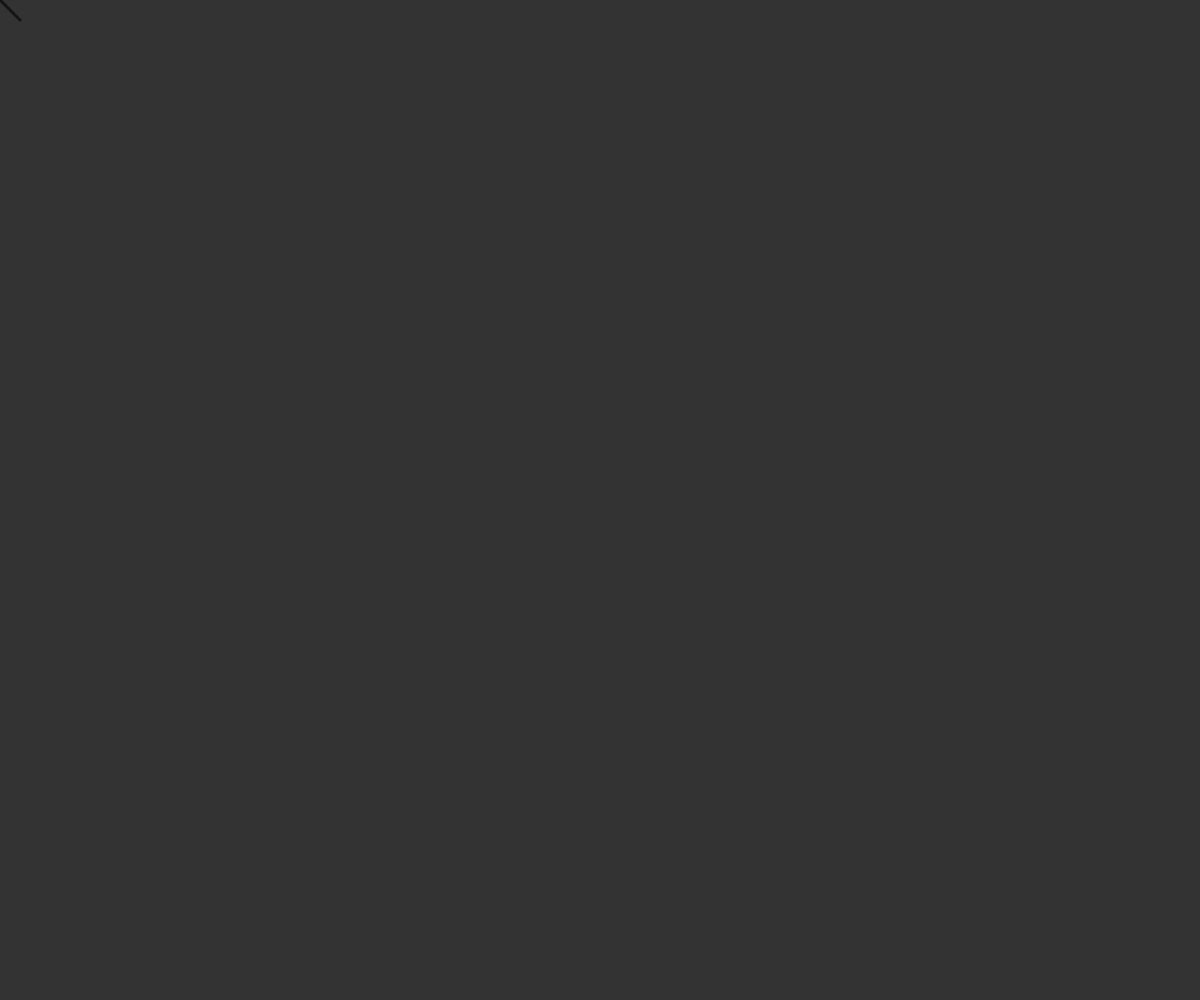
Frame 1 (no input)
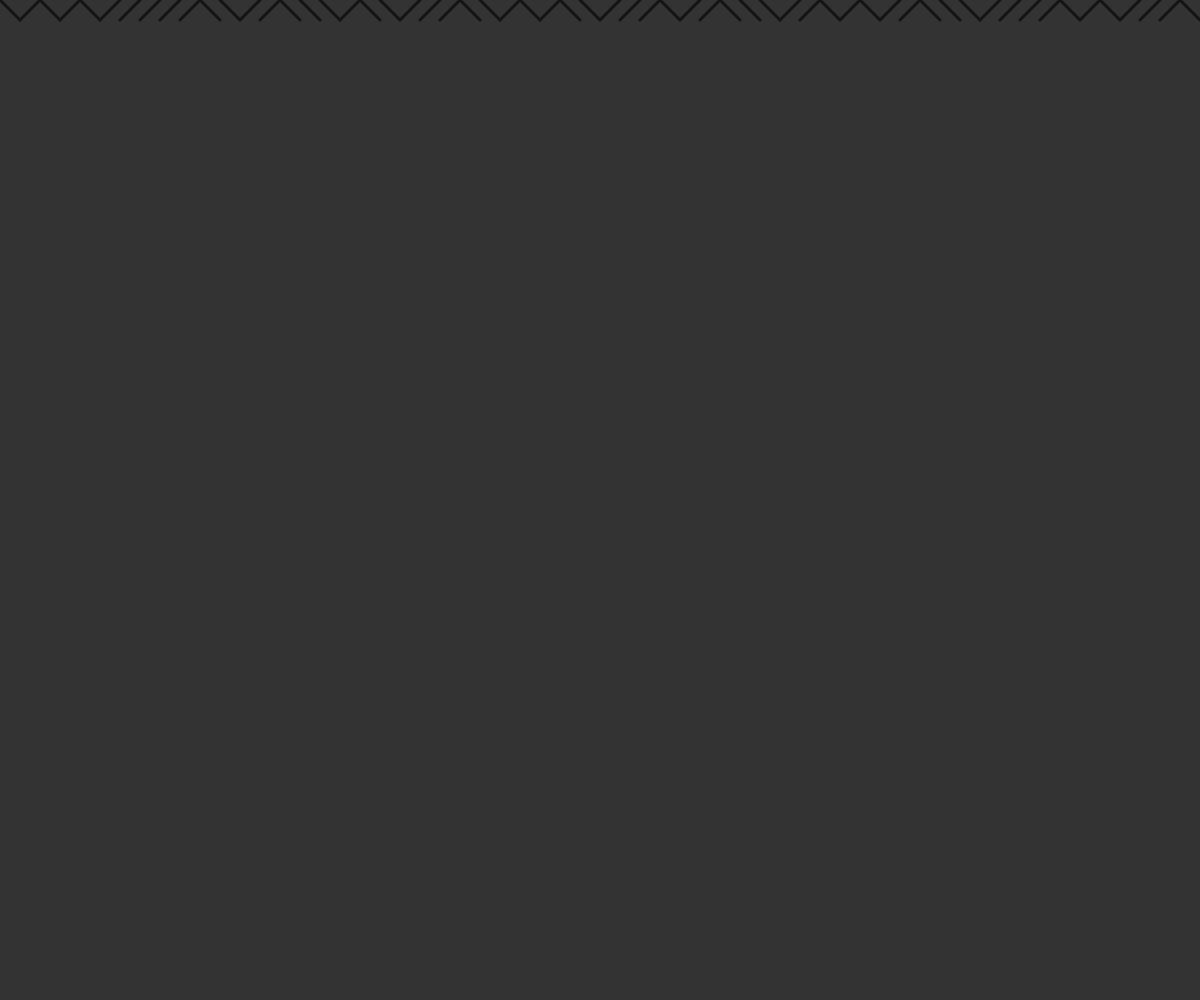
Frame 60 (no input)
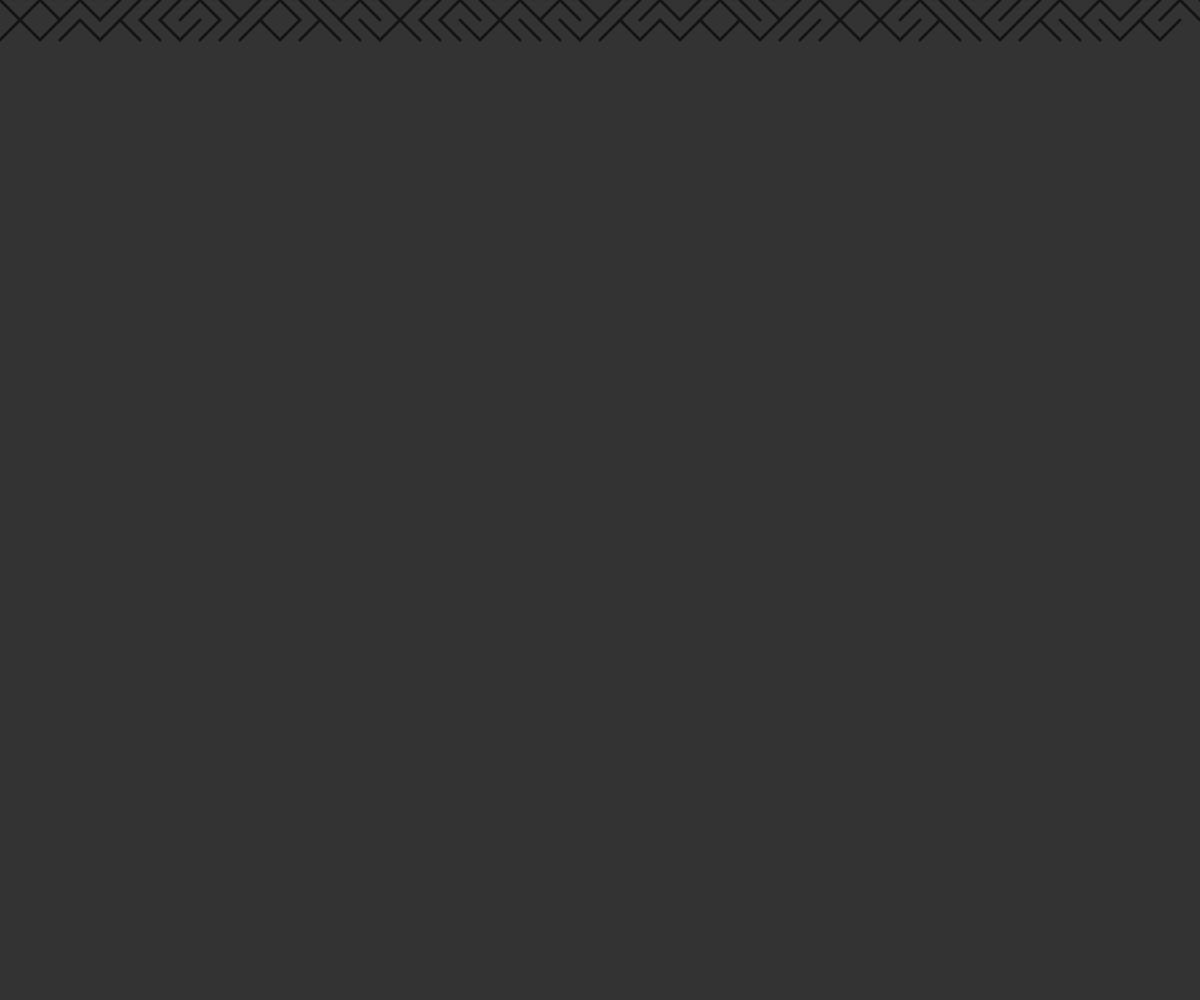
Frame 120 (the mouse pressed at the canvas centre since frame 60)

The p5.js sketch that drew these frames (run headless with seeded random() and noise() and a simulated clock; from frame 60 on, the mouse is pressed at the canvas centre):

// p5.js sketch
// ── sketch.js
let x;
let y; 
let rez;

// 10 print in javascript with p5 

function setup() {
  createCanvas(windowWidth, windowHeight);
  background(51);
  x = 0;
  y = 0;
  rez = 20;
}

function draw() {
  stroke(20);
  strokeWeight(3);
  n = random(0, 1);
  if (n > 0.5) {
    // stroke(220);
    line(x, y, x + rez, y + rez);
  } else if (n < 0.5) {
    // stroke(47);
    line(x, y + rez, x + rez, y);
  }
  x += rez;

  if (x > width) {
    x = 0;
    y += rez;
  }
  if ( x > width && y > height) {
    noLoop();
  }
}
